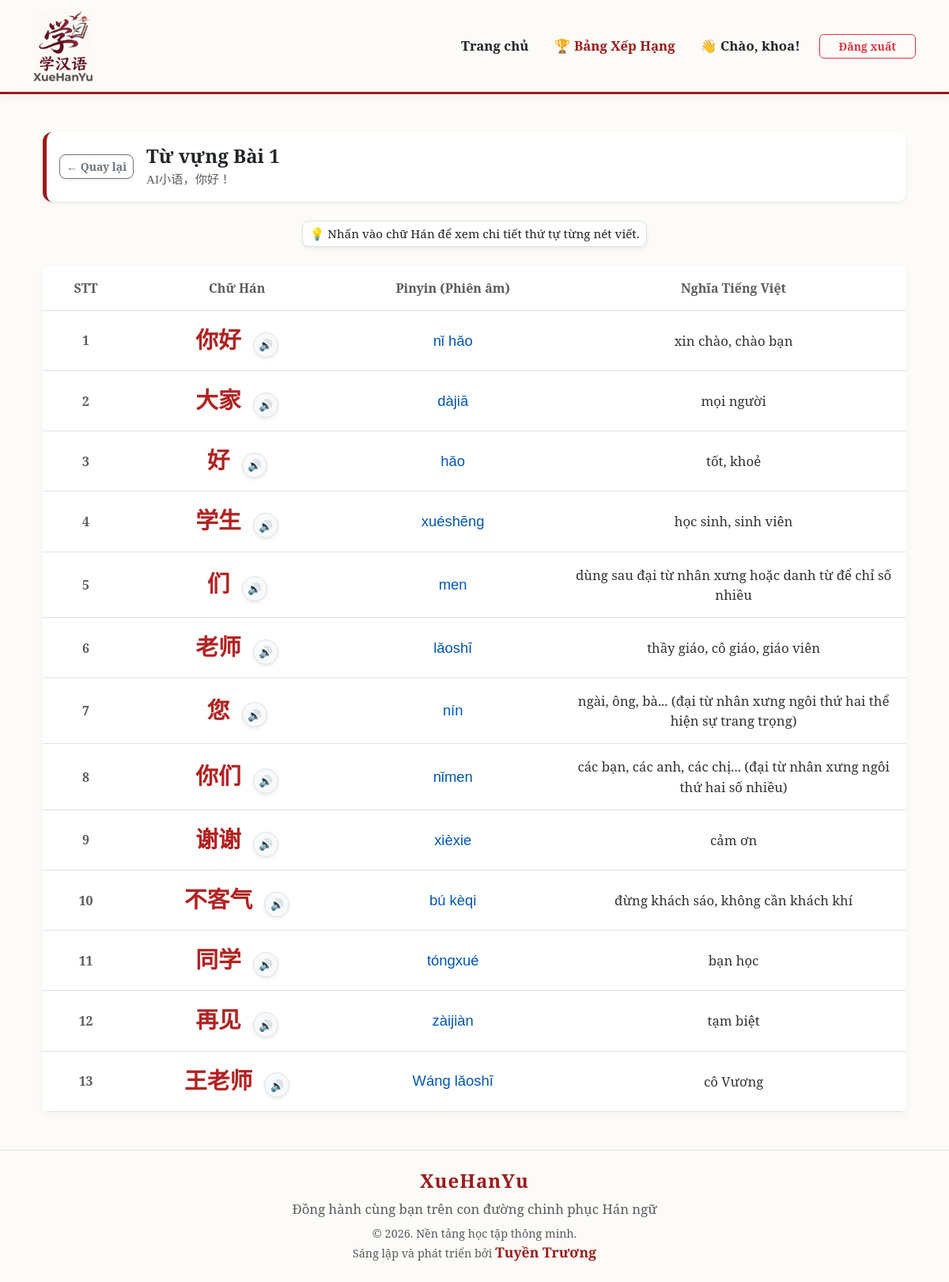
Screenshot of /lesson/3/ (signed in) with the database file from the repository.
### courses/models.py (models this page shows, shortened)
class Lesson(models.Model):
    curriculum = models.ForeignKey(Curriculum, on_delete=models.CASCADE, related_name='lessons')
    order = models.PositiveIntegerField(verbose_name="Số thứ tự bài")
    title_hanzi = models.CharField(max_length=200, verbose_name="Tiêu đề (Chữ Hán)", help_text="VD: AI小语,你好!")
    title_pinyin = models.CharField(max_length=200, verbose_name="Tiêu đề (Pinyin)", help_text="VD: AI Xiǎoyǔ, nǐ hǎo!", blank=True, null=True)
    title_vietnamese = models.CharField(max_length=200, verbose_name="Tiêu đề (Tiếng Việt)", help_text="VD: Xin chào AI Tiểu Ngữ!")
    description = models.TextField(blank=True, null=True, verbose_name="Mô tả ngắn")

class Vocabulary(models.Model):
    lesson = models.ForeignKey(Lesson, on_delete=models.CASCADE, related_name='vocabularies')
    hanzi = models.CharField(max_length=50, verbose_name="Chữ Hán")
    pinyin = models.CharField(max_length=100, verbose_name="Pinyin")
    meaning = models.CharField(max_length=200, verbose_name="Nghĩa Tiếng Việt")

### courses/views.py (the view)
# urls.py: path('lesson/<int:lesson_id>/', views.vocab_list, name='vocab_list'),
@login_required
def vocab_list(request, lesson_id):
    lesson = get_object_or_404(Lesson, id=lesson_id)
    vocabularies = lesson.vocabularies.all()
    return render(request, 'courses/vocab_list.html', {'lesson': lesson, 'vocabularies': vocabularies})

### courses/templates/courses/vocab_list.html (shortened to what this page needs)
{% extends 'courses/base.html' %}
{% load static %}
{% block content %}
<div class="container mt-4 mb-5">
    <div class="d-flex align-items-center mb-4 p-3 shadow-sm bg-white" style="border-radius: 12px; border-left: 5px solid var(--primary-red);">
        <a href="{% url 'lesson_list' lesson.curriculum.id %}" class="btn btn-sm btn-outline-secondary fw-bold me-3 shadow-sm" style="border-radius: 8px;">
            ← Quay lại
        </a>
        <div class="d-flex flex-column">
            <h4 class="m-0 fw-bold" style="color: var(--ink-text); font-family: 'Playfair Display', serif;">
                Từ vựng Bài {{ lesson.order|default:"..." }}
            </h4>
            <small class="text-muted mt-1" style="font-family: 'Noto Serif SC', serif; font-weight: 500; font-size: 0.95rem;">
                {{ lesson.title_hanzi|default:"" }}
            </small>
        </div>
    </div>
    <div class="text-center mb-4">
        <span class="badge bg-white text-dark border p-2 fw-normal shadow-sm" style="font-size: 0.95rem; border-radius: 8px;">
            💡 Nhấn vào chữ Hán để xem chi tiết thứ tự từng nét viết.
        </span>
    </div>
    <div class="card shadow-sm border-0" style="border-radius: 12px; overflow: hidden;">
        <div class="table-responsive">
            <table class="table table-hover mb-0 align-middle text-center" style="background-color: white;">
                <thead style="background-color: #fcfcfc;">
                    <tr>
                        <th scope="col" class="py-3 text-muted" style="width: 10%;">STT</th>
                        <th scope="col" class="py-3 text-muted" style="width: 25%;">Chữ Hán</th>
                        <th scope="col" class="py-3 text-muted" style="width: 25%;">Pinyin (Phiên âm)</th>
                        <th scope="col" class="py-3 text-muted" style="width: 40%;">Nghĩa Tiếng Việt</th>
                    </tr>
                </thead>
                <tbody>
                    {% for vocab in vocabularies %}
                    <tr style="transition: background-color 0.2s;">
                        <td class="text-muted fw-bold">{{ forloop.counter }}</td>
                        <td class="py-3">
                            <a href="#" class="text-decoration-none" style="font-family: 'Noto Serif SC', serif; font-size: 1.8rem; font-weight: 700; color: #B22222;">
                                {{ vocab.hanzi }}
                            </a>
                            <button class="btn btn-sm btn-light border ms-2 rounded-circle shadow-sm" style="width: 32px; height: 32px; padding: 0;" title="Nghe phát âm">
                                🔊
                            </button>
                        </td>
                        <td class="py-3" style="font-family: Arial, sans-serif; font-size: 1.15rem; color: #0056b3;">
                            {{ vocab.pinyin }}
                        </td>
                        <td class="py-3" style="font-size: 1.05rem; color: #333;">
                            {{ vocab.meaning }}
                        </td>
                    </tr>
                    {% empty %}
                    <tr>
                        <td colspan="4" class="py-5 text-muted">
                            Chưa có từ vựng nào được cập nhật cho bài học này.
                        </td>
                    </tr>
                    {% endfor %}
                </tbody>
            </table>
        </div>
    </div>
</div>
{% endblock %}

### courses/templates/courses/base.html (shortened to what this page needs)
{% load static %}
<!DOCTYPE html>
<html lang="vi">
<head>
    <link href="https://cdn.jsdelivr.net/npm/bootstrap@5.3.0/dist/css/bootstrap.min.css" rel="stylesheet">
</head>
<body>
    <nav class="navbar navbar-expand-lg py-2">
        <div class="container">
            <a class="navbar-brand d-flex align-items-center" href="{% url 'home' %}">
                <img src="{% static 'images/logo_full.png' %}" alt="XueHanYu Logo" style="height: 90px; object-fit: contain;">
            </a>
            <div class="collapse navbar-collapse" id="navbarNav">
                <ul class="navbar-nav ms-auto align-items-center">
                    <li class="nav-item me-3">
                        <a class="nav-link fw-bold" href="{% url 'home' %}">Trang chủ</a>
                    </li>
                    {% if user.is_authenticated %}
                        <li class="nav-item me-3">
                            <a class="nav-link fw-bold" style="color: var(--primary-red) !important;" href="{% url 'dashboard' %}">🏆 Bảng Xếp Hạng</a>
                        </li>
                        <li class="nav-item">
                            <a href="{% url 'profile' %}" class="nav-link me-3 text-decoration-none fw-semibold">
                                👋 Chào, {{ user.username }}!
                            </a>
                        </li>
                        <li class="nav-item">
                            <a class="btn btn-outline-danger btn-sm px-4 fw-bold" href="{% url 'logout' %}" style="border-radius: 6px;">Đăng xuất</a>
                        </li>
                    {% endif %}
                </ul>
            </div>
        </div>
    </nav>
    <div class="container my-5" style="min-height: 65vh;">
        {% block content %}
        {% endblock %}
    </div>
<footer class="mt-5 py-4 border-top" style="background-color: #fdfbf7;">
    <div class="container text-center">
        <h4 class="mb-2" style="color: var(--primary-red, #B22222); font-family: 'Playfair Display', serif; font-weight: 900; letter-spacing: 1px;">
            XueHanYu
        </h4>
        <p class="text-muted mb-2" style="font-size: 1.05rem;">
            Đồng hành cùng bạn trên con đường chinh phục Hán ngữ
        </p>
        <div class="text-muted" style="font-size: 0.9rem;">
            &copy; 2026. Nền tảng học tập thông minh.<br>
            Sáng lập và phát triển bởi <span style="color: var(--primary-red, #B22222); font-weight: 700; font-family: 'Playfair Display', serif; font-size: 1.1rem;">Tuyền Trương</span>
        </div>
    </div>
</footer>
</body>
</html>

### courses/templates/courses/base.html (style rules this page uses)
:root { --primary-red: #9B1C1C; --dark-red: #771212; --gold-accent: #D4AF37; --paper-bg: #FDFBF7; --ink-text: #212529; --card-bg: #FFFFFF; }
body { background-color: var(--paper-bg); font-family: 'Noto Serif', serif; color: var(--ink-text); }
h1, h2, h3, h4, h5 { font-family: 'Playfair Display', serif; color: var(--primary-red); }
.navbar { background-color: var(--paper-bg) !important; border-bottom: 3px solid var(--primary-red); box-shadow: 0 4px 10px rgba(0,0,0,0.05); }
.nav-link { color: var(--ink-text) !important; font-size: 1.05rem; font-weight: 600; transition: all 0.3s ease; }
.card { background-color: var(--card-bg); border: 1px solid rgba(0,0,0,0.08); border-radius: 8px !important; box-shadow: 0 4px 12px rgba(0,0,0,0.04) !important; }

### rows the page displays
Lesson: order "1", title_hanzi "AI小语，你好！"
Vocabulary: hanzi "你好", pinyin "nǐ hǎo", meaning "xin chào, chào bạn"
Vocabulary: hanzi "大家", pinyin "dàjiā", meaning "mọi người"
Vocabulary: hanzi "好", pinyin "hǎo", meaning "tốt, khoẻ"
Vocabulary: hanzi "学生", pinyin "xuéshēng", meaning "học sinh, sinh viên"
Vocabulary: hanzi "们", pinyin "men", meaning "dùng sau đại từ nhân xưng hoặc danh từ để chỉ số nhiều"
Vocabulary: hanzi "老师", pinyin "lǎoshī", meaning "thầy giáo, cô giáo, giáo viên"
Vocabulary: hanzi "您", pinyin "nín", meaning "ngài, ông, bà... (đại từ nhân xưng ngôi thứ hai thể hiện sự trang trọng)"
Vocabulary: hanzi "你们", pinyin "nǐmen", meaning "các bạn, các anh, các chị... (đại từ nhân xưng ngôi thứ hai số nhiều)"
Vocabulary: hanzi "谢谢", pinyin "xièxie", meaning "cảm ơn"
Vocabulary: hanzi "不客气", pinyin "bú kèqi", meaning "đừng khách sáo, không cần khách khí"
Vocabulary: hanzi "同学", pinyin "tóngxué", meaning "bạn học"
Vocabulary: hanzi "再见", pinyin "zàijiàn", meaning "tạm biệt"
Vocabulary: hanzi "王老师", pinyin "Wáng lǎoshī", meaning "cô Vương"

### other values shown
{{ user.username }} "khoa"
